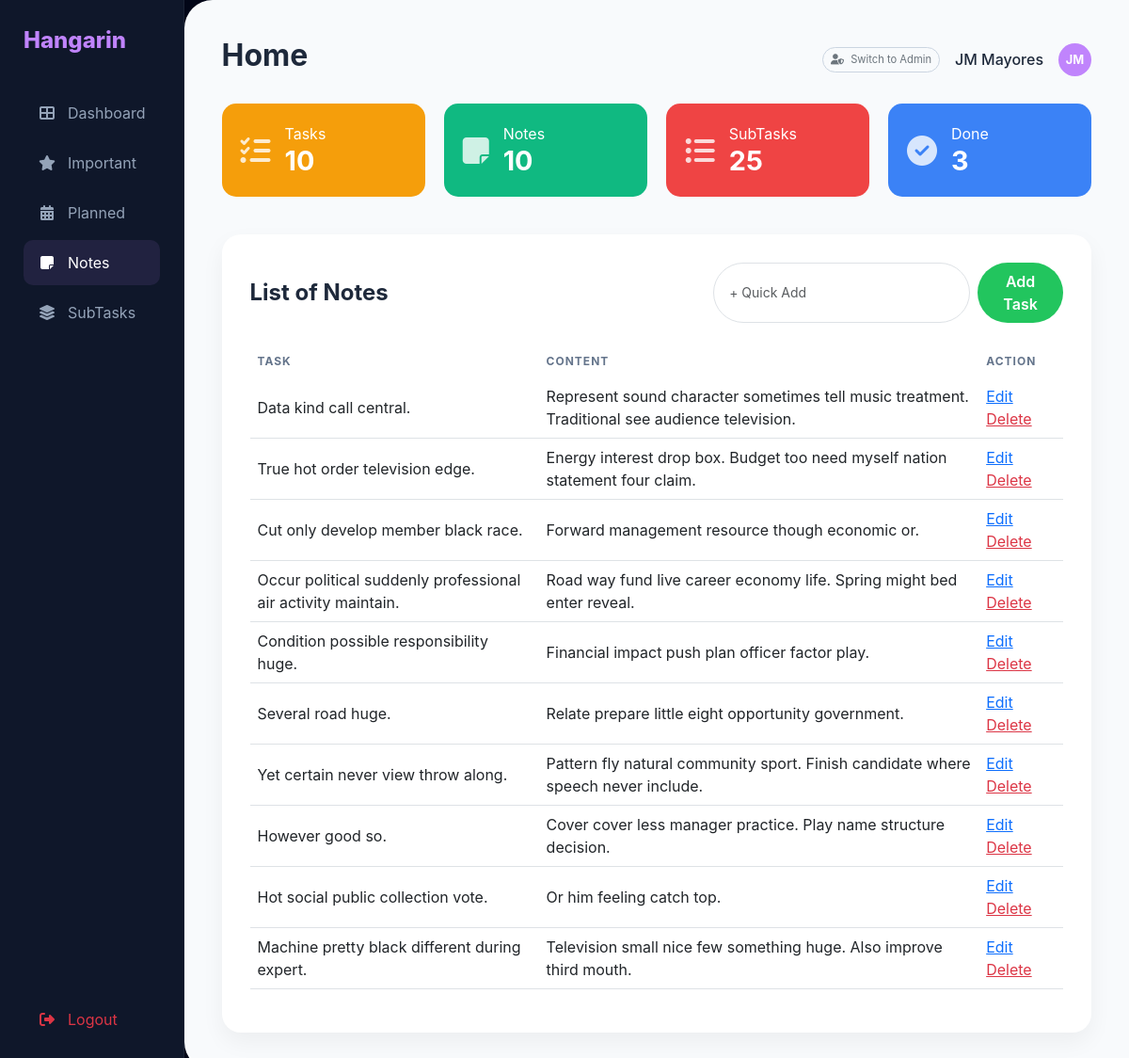
/dashboard/notes/, run on the app's committed database.
### hangarin/models.py (models this page shows, shortened)
class BaseModel(models.Model):
    created_at = models.DateTimeField(auto_now_add=True, db_index=True)
    updated_at = models.DateTimeField(auto_now=True)
    class Meta:
        abstract = True  # This ensures it's not created as a separate table [cite: 4431]

class Note(BaseModel):
    task = models.ForeignKey(Task, on_delete=models.CASCADE)
    content = models.TextField()

class Task(BaseModel):
    STATUS_CHOICES = [
        ("Pending", "Pending"),
        ("In Progress", "In Progress"),
        ("Completed", "Completed"),
    ]
    title = models.CharField(max_length=255)
    description = models.TextField()
    deadline = models.DateTimeField()
    status = models.CharField(
        max_length=50,
        choices=STATUS_CHOICES,
        default="Pending"
    )
    category = models.ForeignKey(Category, on_delete=models.CASCADE)
    priority = models.ForeignKey(Priority, on_delete=models.CASCADE)

### hangarin/views.py (the view)
# urls.py: path('dashboard/', views.dashboard, name='dashboard'),
def dashboard(request, filter_type=None):
    tasks = Task.objects.all().order_by('deadline')
    notes = Note.objects.all()
    subtasks = SubTask.objects.all()
    if filter_type == 'important':
        tasks = tasks.filter(priority__name__icontains="High")
    elif filter_type == 'planned':
        tasks = tasks.exclude(deadline__isnull=True)
    stats = {
        'total_tasks': Task.objects.count(),
        'total_notes': Note.objects.count(),
        'total_subtasks': SubTask.objects.count(),
        'completed_tasks': Task.objects.filter(status='Completed').count()
    }
    return render(request, 'hangarin/dashboard.html', {
        'tasks': tasks,
        'notes': notes,
        'subtasks': subtasks,
        'filter_type': filter_type,
        'stats': stats
    })

### hangarin/templates/hangarin/dashboard.html (shortened to what this page needs)
{% load static %}
{% load pwa %}
<!DOCTYPE html>
<html lang="en">
<head>
    <link href="https://cdn.jsdelivr.net/npm/bootstrap@5.3.0/dist/css/bootstrap.min.css" rel="stylesheet">
    <link rel="stylesheet" href="https://cdnjs.cloudflare.com/ajax/libs/font-awesome/6.4.0/css/all.min.css">
</head>
<body>
    <div class="sidebar">
        <div class="sidebar-brand">Hangarin</div>
        <a href="{% url 'dashboard' %}" class="nav-link {% if not filter_type %}active{% endif %}">
            <i class="fas fa-th-large"></i> Dashboard
        </a>
        <a href="{% url 'dashboard_filter' 'important' %}" class="nav-link {% if filter_type == 'important' %}active{% endif %}">
            <i class="fas fa-star"></i> Important
        </a>
        <a href="{% url 'dashboard_filter' 'planned' %}" class="nav-link {% if filter_type == 'planned' %}active{% endif %}">
            <i class="fas fa-calendar-alt"></i> Planned
        </a>
        <a href="{% url 'dashboard_filter' 'notes' %}" class="nav-link {% if filter_type == 'notes' %}active{% endif %}">
            <i class="fas fa-sticky-note"></i> Notes
        </a>
        <a href="{% url 'dashboard_filter' 'subtasks' %}" class="nav-link {% if filter_type == 'subtasks' %}active{% endif %}">
            <i class="fas fa-layer-group"></i> SubTasks
        </a>
        <div class="mt-auto">
            <a href="/logout" class="nav-link text-danger"><i class="fas fa-sign-out-alt"></i> Logout</a>
        </div>
    </div>
    <div class="main-wrapper">
        <div class="d-flex justify-content-between align-items-center mb-4">
            <h2 class="fw-bold">Home</h2>
            <div class="user-profile d-flex align-items-center">
                <a href="/admin/" class="btn btn-outline-secondary btn-sm rounded-pill me-3" style="font-size: 0.7rem; border-color: #cbd5e1;">
                    <i class="fas fa-user-shield me-1"></i> Switch to Admin
                </a>
                <span class="me-3 fw-medium">
                    {% if user.is_authenticated %}
                        {{ user.first_name }} {{ user.last_name|default:"JM Mayores" }}
                    {% else %}
                        JM Mayores
                    {% endif %}
                </span>
                <div class="rounded-circle d-flex align-items-center justify-content-center"
                    style="width: 35px; height: 35px; background: #c084fc; color: white; font-weight: bold; font-size: 0.8rem;">
                    JM
            </div>
</div>
        </div>
        <div class="stats-grid">
            <div class="stat-card" style="background: #f59e0b;">
                <i class="fas fa-tasks"></i>
                <div><p class="m-0">Tasks</p><h3>{{ stats.total_tasks }}</h3></div>
            </div>
            <div class="stat-card" style="background: #10b981;">
                <i class="fas fa-sticky-note"></i>
                <div><p class="m-0">Notes</p><h3>{{ stats.total_notes }}</h3></div>
            </div>
            <div class="stat-card" style="background: #ef4444;">
                <i class="fas fa-list-ul"></i>
                <div><p class="m-0">SubTasks</p><h3>{{ stats.total_subtasks }}</h3></div>
            </div>
            <div class="stat-card" style="background: #3b82f6;">
                <i class="fas fa-check-circle"></i>
                <div><p class="m-0">Done</p><h3>{{ stats.completed_tasks }}</h3></div>
            </div>
        </div>
        <div class="content-card">
            <div class="d-flex justify-content-between align-items-center mb-4">
                <h4 class="m-0 fw-bold">List of {{ filter_type|default:"Tasks"|title }}</h4>
                <form action="{% url 'add_task' %}" method="POST" class="d-flex gap-2">
                    <input type="text" name="title" class="form-control form-control-sm rounded-pill px-3" placeholder="+ Quick Add">
                    <button type="submit" class="rounded-pill-btn">Add Task</button>
                </form>
            </div>
            <div class="table-responsive">
                <table class="table">
                    <thead>
                        {% if filter_type == 'notes' %}
                        <tr><th>Task</th><th>Content</th><th>Action</th></tr>
                        {% elif filter_type == 'subtasks' %}
                        <tr><th>Parent Task</th><th>Title</th><th>Status</th><th>Action</th></tr>
                        {% else %}
                        <tr><th>Title</th><th>Status</th><th>Deadline</th><th>Priority</th><th>Action</th></tr>
                        {% endif %}
                    </thead>
                    <tbody>
                        {% if filter_type == 'notes' %}
                            {% for note in notes %}
                            <tr>
                                <td>{{ note.task.title }}</td>
                                <td>{{ note.content }}</td>
                                <td><a href="#" class="text-primary me-2">Edit</a> <a href="#" class="text-danger">Delete</a></td>
                            </tr>
                            {% endfor %}
                        {% endif %}
                    </tbody>
                </table>
            </div>
        </div>
    </div>
</body>
</html>

### hangarin/templates/hangarin/dashboard.html (style rules this page uses)
:root { --bg-dark: #020617; --sidebar-dark: #0f172a; --accent-purple: #c084fc; --content-bg: #f8fafc; }
body { background: var(--bg-dark); font-family: 'Inter', sans-serif; margin: 0; display: flex; height: 100vh; overflow: hidden; }
.sidebar { width: 260px; background: var(--sidebar-dark); padding: 25px; display: flex; flex-direction: column; border-right: 1px solid rgba(255,255,255,0.05); }
.sidebar-brand { color: var(--accent-purple); font-size: 1.5rem; font-weight: 800; margin-bottom: 35px; }
.nav-link { color: #94a3b8; padding: 12px 15px; border-radius: 10px; margin-bottom: 5px; text-decoration: none; display: flex; align-items: center; transition: 0.3s; }
.nav-link:hover, .nav-link.active { background: rgba(192, 132, 252, 0.1); color: white; }
.nav-link i { margin-right: 12px; width: 20px; text-align: center; }
.main-wrapper { flex-grow: 1; background: var(--content-bg); overflow-y: auto; padding: 40px; color: #1e293b; border-top-left-radius: 30px; border-bottom-left-radius: 30px; }
.stats-grid { display: grid; grid-template-columns: repeat(4, 1fr); gap: 20px; margin-bottom: 40px; }
.stat-card { padding: 20px; border-radius: 15px; color: white; display: flex; align-items: center; gap: 15px; }
.stat-card i { font-size: 2rem; opacity: 0.8; }
.stat-card h3 { margin: 0; font-size: 1.8rem; font-weight: 700; }
.content-card { background: white; border-radius: 20px; box-shadow: 0 10px 25px rgba(0,0,0,0.05); padding: 30px; }
.table { vertical-align: middle; }
.table thead th { border: none; color: #64748b; text-transform: uppercase; font-size: 0.75rem; letter-spacing: 1px; }
.rounded-pill-btn { background: #22c55e; border: none; padding: 8px 20px; color: white; border-radius: 50px; font-weight: 600; }

### data on the page
Note: task "Data kind call central.", content "Represent sound character sometimes tell music treatment. Traditional see audience television."
Note: task "True hot order television edge.", content "Energy interest drop box. Budget too need myself nation statement four claim."
Note: task "Cut only develop member black race.", content "Forward management resource though economic or."
Note: task "Occur political suddenly professional air activity maintain.", content "Road way fund live career economy life. Spring might bed enter reveal."
Note: task "Condition possible responsibility huge.", content "Financial impact push plan officer factor play."
Note: task "Several road huge.", content "Relate prepare little eight opportunity government."
Note: task "Yet certain never view throw along.", content "Pattern fly natural community sport. Finish candidate where speech never include."
Note: task "However good so.", content "Cover cover less manager practice. Play name structure decision."
Note: task "Hot social public collection vote.", content "Or him feeling catch top."
Note: task "Machine pretty black different during expert.", content "Television small nice few something huge. Also improve third mouth."

### other printed values
{{ stats.total_tasks }} "10"
{{ stats.total_notes }} "10"
{{ stats.total_subtasks }} "25"
{{ stats.completed_tasks }} "3"
{{ filter_type|default:"Tasks"|title }} "Notes"
